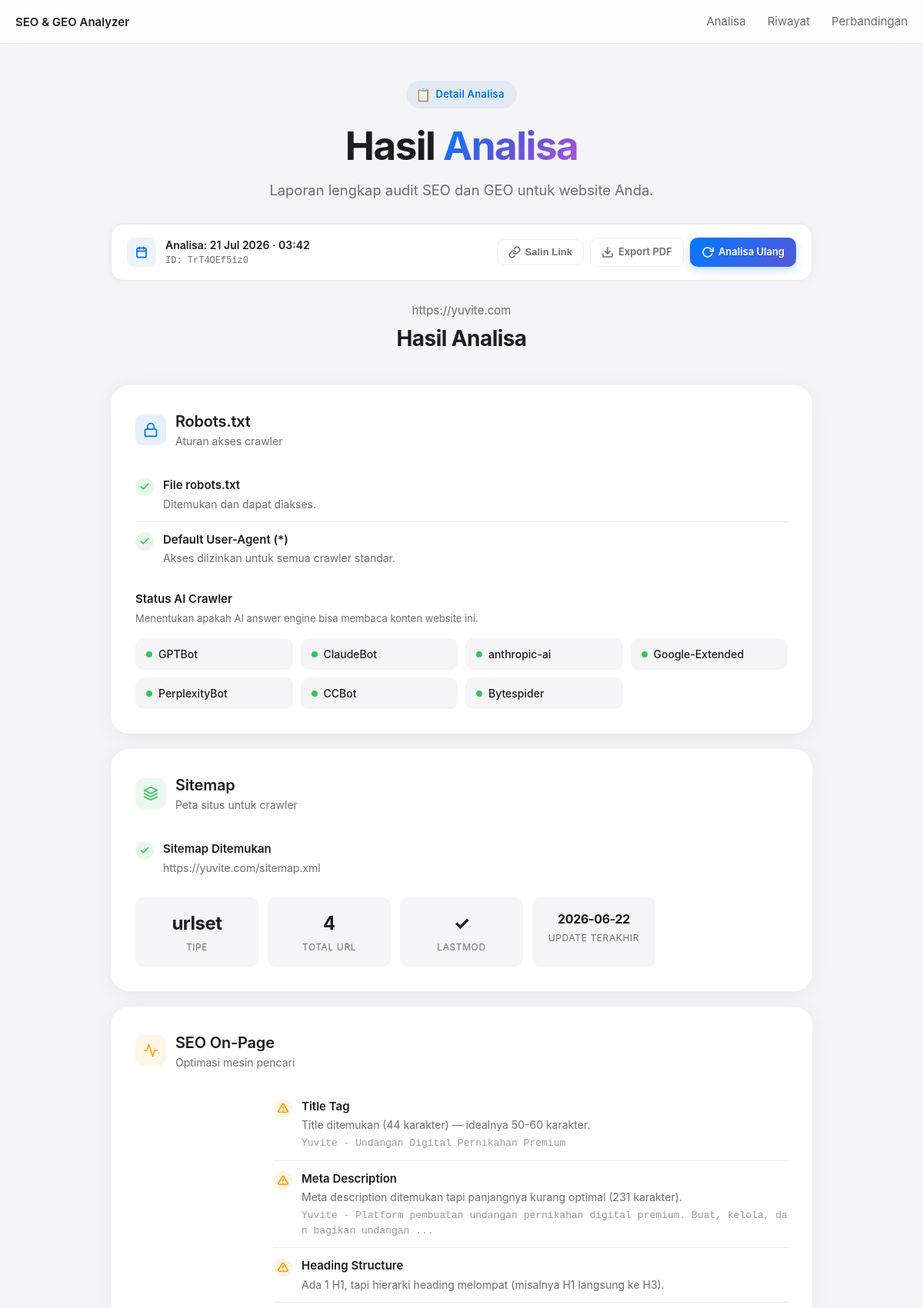
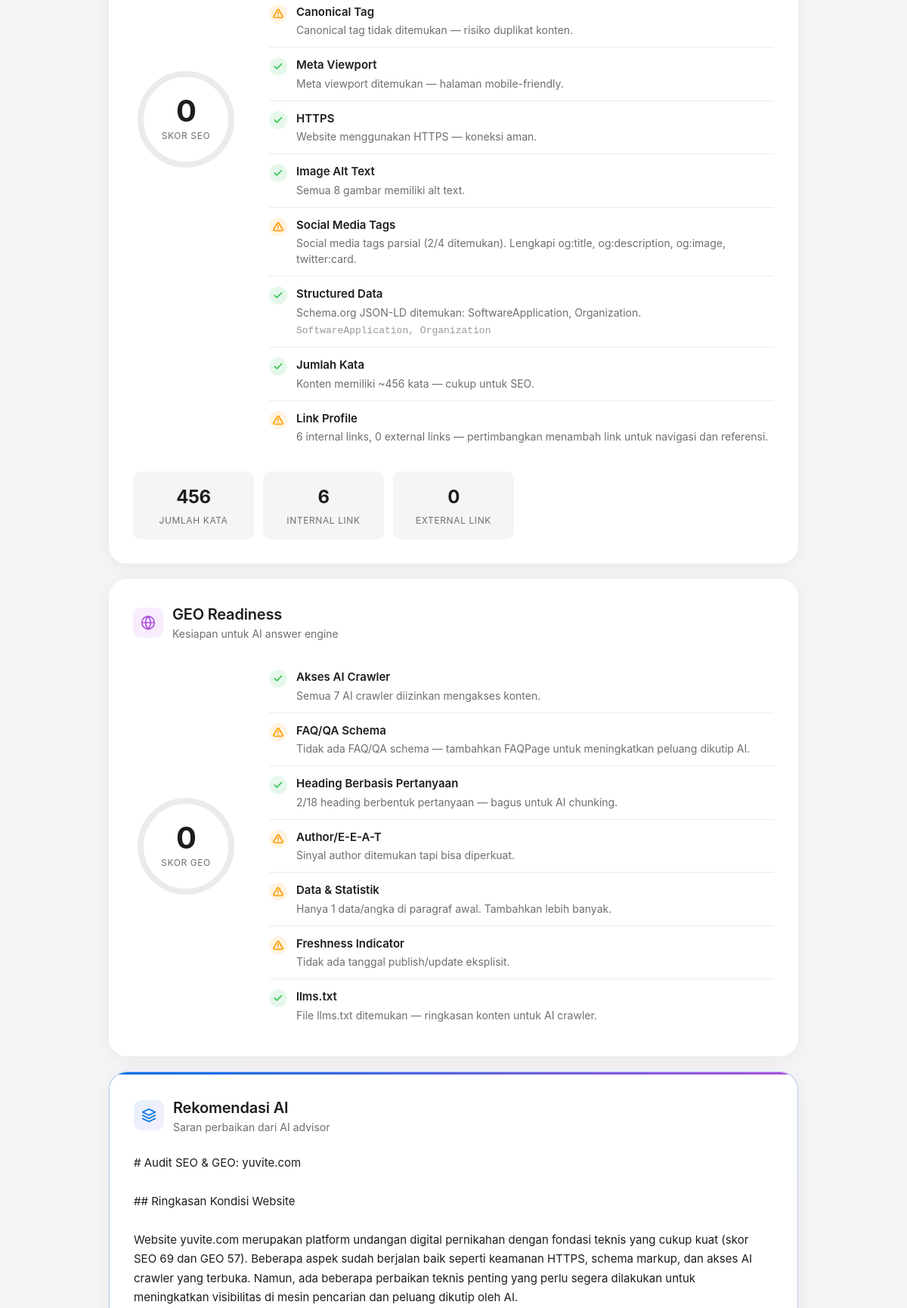
/r/TrT4OEf5iz0 (upper part), run on the app's committed database (2 pictures, top to bottom).
### app/models_db.py (models this page shows)
class AnalysisRecord(Base):
    __tablename__ = "analysis_records"
    id: Mapped[str] = mapped_column(String(12), primary_key=True)
    url: Mapped[str] = mapped_column(String(2048), index=True)
    domain: Mapped[str] = mapped_column(String(255), index=True)
    created_at: Mapped[datetime] = mapped_column(DateTime, default=utcnow_naive, index=True)
    seo_score: Mapped[int]
    geo_score: Mapped[int]
    audit_json: Mapped[str] = mapped_column(Text)  # full audit result as JSON
    ai_recommendation: Mapped[str | None] = mapped_column(Text, nullable=True)
    compare_group: Mapped[str | None] = mapped_column(String(12), nullable=True, index=True)

### app/routes/history.py (the view)
@router.get("/r/{record_id}")
async def permalink(request: Request, record_id: str):
    record = await get_record(record_id)
    if record is None:
        return templates.TemplateResponse(request, "404.html", {
            "request": request,
            "message": "Analisa tidak ditemukan atau telah dihapus."
        }, status_code=404)
    audit_data = parse_audit_json(record)
    if audit_data is None:
        return templates.TemplateResponse(request, "404.html", {
            "request": request,
            "message": "Data analisa tidak dapat dibaca."
        }, status_code=404)
    return templates.TemplateResponse(request, "permalink.html", {
        "request": request,
        "record": record,
        "audit": audit_data,
        "ai_recommendation": record.ai_recommendation,
        "fetch_errors": [],
    })

### app/templates/permalink.html (shortened to what this page needs)
{% extends "base.html" %}
{% block content %}
<main class="container">
    <div class="page-hero">
        <div class="page-hero__badge">
            <span class="page-hero__badge-icon">📋</span>
            Detail Analisa
        </div>
        <h1 class="page-hero__title">Hasil <span class="gradient-text">Analisa</span></h1>
        <p class="page-hero__subtitle">Laporan lengkap audit SEO dan GEO untuk website Anda.</p>
    </div>
    <div class="permalink-bar">
        <div class="permalink-bar__section permalink-bar__section--left">
            <div class="permalink-bar__icon">
                <svg width="16" height="16" viewBox="0 0 24 24" fill="none" stroke="currentColor" stroke-width="2.5" stroke-linecap="round" stroke-linejoin="round">
                    <rect x="3" y="4" width="18" height="18" rx="2" ry="2"/>
                    <line x1="16" y1="2" x2="16" y2="6"/>
                    <line x1="8" y1="2" x2="8" y2="6"/>
                    <line x1="3" y1="10" x2="21" y2="10"/>
                </svg>
            </div>
            <div class="permalink-bar__info">
                <span class="permalink-bar__date">Analisa: {{ record.created_at.strftime('%d %b %Y · %H:%M') }}</span>
                <span class="permalink-bar__id">ID: {{ record.id }}</span>
            </div>
        </div>
        <div class="permalink-bar__section permalink-bar__section--right">
            <button onclick="copyToClipboard('{{ request.url }}')" class="permalink-bar__btn" title="Salin Link">
                <svg width="16" height="16" viewBox="0 0 24 24" fill="none" stroke="currentColor" stroke-width="2.5" stroke-linecap="round" stroke-linejoin="round">
                    <path d="M10 13a5 5 0 0 0 7.54.54l3-3a5 5 0 0 0-7.07-7.07l-1.72 1.71"/>
                    <path d="M14 11a5 5 0 0 0-7.54-.54l-3 3a5 5 0 0 0 7.07 7.07l1.71-1.71"/>
                </svg>
                Salin Link
            </button>
            <a href="/r/{{ record.id }}/pdf" class="permalink-bar__btn" title="Export PDF">
                <svg width="16" height="16" viewBox="0 0 24 24" fill="none" stroke="currentColor" stroke-width="2.5" stroke-linecap="round" stroke-linejoin="round">
                    <path d="M21 15v4a2 2 0 0 1-2 2H5a2 2 0 0 1-2-2v-4"/>
                    <polyline points="7 10 12 15 17 10"/>
                    <line x1="12" y1="15" x2="12" y2="3"/>
                </svg>
                Export PDF
            </a>
            <a href="/?url={{ audit.url }}" class="permalink-bar__btn permalink-bar__btn--primary" title="Analisa Ulang">
                <svg width="16" height="16" viewBox="0 0 24 24" fill="none" stroke="currentColor" stroke-width="2.5" stroke-linecap="round" stroke-linejoin="round">
                    <polyline points="23 4 23 10 17 10"/>
                    <path d="M20.49 15a9 9 0 1 1-2.12-9.36L23 10"/>
                </svg>
                Analisa Ulang
            </a>
        </div>
    </div>
    {% include "partials/result.html" %}
{% endblock %}

### app/templates/partials/result.html (shortened to what this page needs)
{% if error %}
<div class="error-card">
    <div class="error-card__icon">⚠️</div>
    <h3 class="error-card__title">Tidak Dapat Menganalisa</h3>
    <p class="error-card__message">{{ error }}</p>
</div>
{% else %}
<div class="result-header">
    <p class="result-header__url">{{ audit.url }}</p>
    <h2 class="result-header__title">Hasil Analisa</h2>
</div>
<div class="card" style="animation-delay: 0s">
    <div class="card__header">
        <div class="card__icon card__icon--robots">
            <svg width="20" height="20" viewBox="0 0 24 24" fill="none" stroke="currentColor" stroke-width="2" stroke-linecap="round" stroke-linejoin="round"><rect x="3" y="11" width="18" height="11" rx="2" ry="2"/><path d="M7 11V7a5 5 0 0 1 10 0v4"/></svg>
        </div>
        <div>
            <h3 class="card__title">Robots.txt</h3>
            <p class="card__subtitle">Aturan akses crawler</p>
        </div>
    </div>
    {% if audit.robots.exists %}
    <ul class="check-list">
        <li class="check-item">
            <span class="check-item__badge check-item__badge--good">
                <svg viewBox="0 0 24 24" fill="none" stroke="currentColor" stroke-width="3" stroke-linecap="round" stroke-linejoin="round"><polyline points="20 6 9 17 4 12"/></svg>
            </span>
            <div class="check-item__content">
                <div class="check-item__name">File robots.txt</div>
                <div class="check-item__message">Ditemukan dan dapat diakses.</div>
            </div>
        </li>
        <li class="check-item">
            <span class="check-item__badge check-item__badge--{% if audit.robots.default_ua_allowed %}good{% else %}error{% endif %}">
                <svg viewBox="0 0 24 24" fill="none" stroke="currentColor" stroke-width="3" stroke-linecap="round" stroke-linejoin="round">
                    {% if audit.robots.default_ua_allowed %}<polyline points="20 6 9 17 4 12"/>{% else %}<line x1="18" y1="6" x2="6" y2="18"/><line x1="6" y1="6" x2="18" y2="18"/>{% endif %}
                </svg>
            </span>
            <div class="check-item__content">
                <div class="check-item__name">Default User-Agent (*)</div>
                <div class="check-item__message">{% if audit.robots.default_ua_allowed %}Akses diizinkan untuk semua crawler standar.{% else %}Semua crawler diblokir secara default (Disallow: /).{% endif %}</div>
            </div>
        </li>
    </ul>
    {% if audit.robots.ai_crawler_access %}
    <h4 style="font-size: 0.9375rem; font-weight: 600; margin-top: 20px; margin-bottom: 4px;">Status AI Crawler</h4>
    <p style="font-size: 0.8125rem; color: var(--color-text-secondary); margin-bottom: 12px;">Menentukan apakah AI answer engine bisa membaca konten website ini.</p>
    <div class="crawler-grid">
        {% for bot, allowed in audit.robots.ai_crawler_access.items() %}
        <div class="crawler-item">
            <span class="crawler-item__dot crawler-item__dot--{% if allowed %}allowed{% else %}blocked{% endif %}"></span>
            <span>{{ bot }}</span>
        </div>
        {% endfor %}
    </div>
    {% endif %}
    {% endif %}
</div>
<div class="card" style="animation-delay: 0.08s">
    <div class="card__header">
        <div class="card__icon card__icon--sitemap">
            <svg width="20" height="20" viewBox="0 0 24 24" fill="none" stroke="currentColor" stroke-width="2" stroke-linecap="round" stroke-linejoin="round"><polygon points="12 2 2 7 12 12 22 7 12 2"/><polyline points="2 17 12 22 22 17"/><polyline points="2 12 12 17 22 12"/></svg>
        </div>
        <div>
            <h3 class="card__title">Sitemap</h3>
            <p class="card__subtitle">Peta situs untuk crawler</p>
        </div>
    </div>
    {% if audit.sitemap.found %}
    <ul class="check-list">
        <li class="check-item">
            <span class="check-item__badge check-item__badge--good">
                <svg viewBox="0 0 24 24" fill="none" stroke="currentColor" stroke-width="3" stroke-linecap="round" stroke-linejoin="round"><polyline points="20 6 9 17 4 12"/></svg>
            </span>
            <div class="check-item__content">
                <div class="check-item__name">Sitemap Ditemukan</div>
                <div class="check-item__message">{{ audit.sitemap.url }}</div>
            </div>
        </li>
    </ul>
    <div class="info-grid">
        <div class="info-item">
            <div class="info-item__value">{{ audit.sitemap.type or '-' }}</div>
            <div class="info-item__label">Tipe</div>
        </div>
        <div class="info-item">
            <div class="info-item__value">{{ audit.sitemap.total_urls }}</div>
            <div class="info-item__label">Total URL</div>
        </div>
        <div class="info-item">
            <div class="info-item__value">{% if audit.sitemap.has_lastmod %}✓{% else %}✗{% endif %}</div>
            <div class="info-item__label">Lastmod</div>
        </div>
        {% if audit.sitemap.most_recent_lastmod %}
        <div class="info-item">
            <div class="info-item__value" style="font-size:1rem">{{ audit.sitemap.most_recent_lastmod }}</div>
            <div class="info-item__label">Update Terakhir</div>
        </div>
        {% endif %}
    </div>
    {% endif %}
</div>
<div class="card" style="animation-delay: 0.16s">
    <div class="card__header">
        <div class="card__icon card__icon--seo">
            <svg width="20" height="20" viewBox="0 0 24 24" fill="none" stroke="currentColor" stroke-width="2" stroke-linecap="round" stroke-linejoin="round"><polyline points="22 12 18 12 15 21 9 3 6 12 2 12"/></svg>
        </div>
        <div>
            <h3 class="card__title">SEO On-Page</h3>
            <p class="card__subtitle">Optimasi mesin pencari</p>
        </div>
    </div>
    <div class="score-section">
        <div class="score-circle">
            <svg class="score-circle__svg" viewBox="0 0 140 140">
                <circle class="score-circle__bg" cx="70" cy="70" r="60"/>
                <circle class="score-circle__progress score-circle__progress--{% if audit.seo.score >= 70 %}good{% elif audit.seo.score >= 40 %}warning{% else %}error{% endif %}"
                        cx="70" cy="70" r="60"
                        data-score="{{ audit.seo.score }}"/>
            </svg>
            <div class="score-circle__value">
                <div class="score-circle__number" data-target="{{ audit.seo.score }}">0</div>
                <div class="score-circle__label">Skor SEO</div>
            </div>
        </div>
        <div class="score-details">
            <ul class="check-list">
                {% for check in audit.seo.checks %}
                <li class="check-item">
                    <span class="check-item__badge check-item__badge--{{ check.status }}">
                        <svg viewBox="0 0 24 24" fill="none" stroke="currentColor" stroke-width="3" stroke-linecap="round" stroke-linejoin="round">
                            {% if check.status == 'good' %}<polyline points="20 6 9 17 4 12"/>
                            {% elif check.status == 'warning' %}<path d="M10.29 3.86L1.82 18a2 2 0 0 0 1.71 3h16.94a2 2 0 0 0 1.71-3L13.71 3.86a2 2 0 0 0-3.42 0z"/><line x1="12" y1="9" x2="12" y2="13"/><line x1="12" y1="17" x2="12.01" y2="17"/>
                            {% else %}<line x1="18" y1="6" x2="6" y2="18"/><line x1="6" y1="6" x2="18" y2="18"/>{% endif %}
                        </svg>
                    </span>
                    <div class="check-item__content">
                        <div class="check-item__name">{{ check.name }}</div>
                        <div class="check-item__message">{{ check.message }}</div>
                        {% if check.details %}
                        <div class="check-item__detail">{{ check.details if check.details is string else check.details | join(', ') }}</div>
                        {% endif %}
                    </div>
                </li>
                {% endfor %}
            </ul>
        </div>
    </div>
    <div class="info-grid" style="margin-top: 24px;">
        <div class="info-item">
            <div class="info-item__value">{{ audit.seo.word_count }}</div>
            <div class="info-item__label">Jumlah Kata</div>
        </div>
        <div class="info-item">
            <div class="info-item__value">{{ audit.seo.internal_links }}</div>
            <div class="info-item__label">Internal Link</div>
        </div>
        <div class="info-item">
            <div class="info-item__value">{{ audit.seo.external_links }}</div>
            <div class="info-item__label">External Link</div>
        </div>
    </div>
</div>
<div class="card" style="animation-delay: 0.24s">
    <div class="card__header">
        <div class="card__icon card__icon--geo">
            <svg width="20" height="20" viewBox="0 0 24 24" fill="none" stroke="currentColor" stroke-width="2" stroke-linecap="round" stroke-linejoin="round"><path d="M12 2a10 10 0 1 0 0 20 10 10 0 0 0 0-20z"/><path d="M12 2a15 15 0 0 1 4 10 15 15 0 0 1-4 10 15 15 0 0 1-4-10 15 15 0 0 1 4-10z"/><path d="M2 12h20"/></svg>
        </div>
        <div>
            <h3 class="card__title">GEO Readiness</h3>
            <p class="card__subtitle">Kesiapan untuk AI answer engine</p>
        </div>
    </div>
    <div class="score-section">
        <div class="score-circle">
            <svg class="score-circle__svg" viewBox="0 0 140 140">
                <circle class="score-circle__bg" cx="70" cy="70" r="60"/>
                <circle class="score-circle__progress score-circle__progress--{% if audit.geo.score >= 70 %}good{% elif audit.geo.score >= 40 %}warning{% else %}error{% endif %}"
                        cx="70" cy="70" r="60"
                        data-score="{{ audit.geo.score }}"/>
            </svg>
            <div class="score-circle__value">
                <div class="score-circle__number" data-target="{{ audit.geo.score }}">0</div>
                <div class="score-circle__label">Skor GEO</div>
            </div>
        </div>
        <div class="score-details">
            <ul class="check-list">
                {% for check in audit.geo.checks %}
                <li class="check-item">
                    <span class="check-item__badge check-item__badge--{{ check.status }}">
                        <svg viewBox="0 0 24 24" fill="none" stroke="currentColor" stroke-width="3" stroke-linecap="round" stroke-linejoin="round">
                            {% if check.status == 'good' %}<polyline points="20 6 9 17 4 12"/>
                            {% elif check.status == 'warning' %}<path d="M10.29 3.86L1.82 18a2 2 0 0 0 1.71 3h16.94a2 2 0 0 0 1.71-3L13.71 3.86a2 2 0 0 0-3.42 0z"/><line x1="12" y1="9" x2="12" y2="13"/><line x1="12" y1="17" x2="12.01" y2="17"/>
                            {% else %}<line x1="18" y1="6" x2="6" y2="18"/><line x1="6" y1="6" x2="18" y2="18"/>{% endif %}
                        </svg>
                    </span>
                    <div class="check-item__content">
                        <div class="check-item__name">{{ check.name }}</div>
                        <div class="check-item__message">{{ check.message }}</div>
                    </div>
                </li>
                {% endfor %}
            </ul>
        </div>
    </div>
</div>
<div class="card card--ai" style="animation-delay: 0.32s">
    <div class="card__header">
        <div class="card__icon card__icon--ai">
            <svg width="20" height="20" viewBox="0 0 24 24" fill="none" stroke="currentColor" stroke-width="2" stroke-linecap="round" stroke-linejoin="round"><path d="M12 2L2 7l10 5 10-5-10-5z"/><path d="M2 17l10 5 10-5"/><path d="M2 12l10 5 10-5"/></svg>
        </div>
        <div>
            <h3 class="card__title">Rekomendasi AI</h3>
            <p class="card__subtitle">Saran perbaikan dari AI advisor</p>
        </div>
    </div>
    <div class="ai-content">
        {{ ai_recommendation | replace('\n', '<br>') | safe }}
{% endif %}

### data on the page
AnalysisRecord: created_at "21 Jul 2026 · 03:42", id "TrT4OEf5iz0", url "https://yuvite.com", ai_recommendation "# Audit SEO & GEO: yuvite.com ## Ringkasan Kondisi Website Website yuvite.com merupakan platform undangan digital pernikahan dengan fondasi teknis yang cukup kuat (skor SEO 69 dan GEO 57). Beberapa aspek sudah berjalan baik seperti keamanan HTTPS, schema markup, dan akses AI crawler yang terbuka. Namun, ada beberapa perbaikan teknis penting yang perlu segera dilakukan untuk meningkatkan visibilitas di mesin pencarian dan peluang dikutip oleh AI."

### other printed values
{{ bot }} "GPTBot" "ClaudeBot" "anthropic-ai" "Google-Extended" "PerplexityBot" "CCBot" "Bytespider"
{{ audit.sitemap.url }} "https://yuvite.com/sitemap.xml"
{{ audit.sitemap.type or '-' }} "urlset"
{{ audit.sitemap.total_urls }} "4"
{{ audit.sitemap.most_recent_lastmod }} "2026-06-22"
{{ check.name }} "Title Tag" "Meta Description" "Heading Structure" "Canonical Tag" "Meta Viewport" "HTTPS" "Image Alt Text" "Social Media Tags" "Structured Data" "Jumlah Kata" "Link Profile"
{{ check.message }} "Title ditemukan (44 karakter) — idealnya 50-60 karakter." "Meta description ditemukan tapi panjangnya kurang optimal (231 karakter)." "Ada 1 H1, tapi hierarki heading melompat (misalnya H1 langsung ke H3)." "Canonical tag tidak ditemukan — risiko duplikat konten." "Meta viewport ditemukan — halaman mobile-friendly." "Website menggunakan HTTPS — koneksi aman." "Semua 8 gambar memiliki alt text." "Social media tags parsial (2/4 ditemukan). Lengkapi og:title, og:description, og:image, twitter:card." "Schema.org JSON-LD ditemukan: SoftwareApplication, Organization." "Konten memiliki ~456 kata — cukup untuk SEO." "6 internal links, 0 external links — pertimbangkan menambah link untuk navigasi dan referensi."
{{ audit.seo.word_count }} "456"
{{ audit.seo.internal_links }} "6"
{{ audit.seo.external_links }} "0"
{{ check.name }} "Akses AI Crawler" "FAQ/QA Schema" "Heading Berbasis Pertanyaan" "Author/E-E-A-T" "Data & Statistik" "Freshness Indicator" "llms.txt"
{{ check.message }} "Semua 7 AI crawler diizinkan mengakses konten." "Tidak ada FAQ/QA schema — tambahkan FAQPage untuk meningkatkan peluang dikutip AI." "2/18 heading berbentuk pertanyaan — bagus untuk AI chunking." "Sinyal author ditemukan tapi bisa diperkuat." "Hanya 1 data/angka di paragraf awal. Tambahkan lebih banyak." "Tidak ada tanggal publish/update eksplisit." "File llms.txt ditemukan — ringkasan konten untuk AI crawler."
